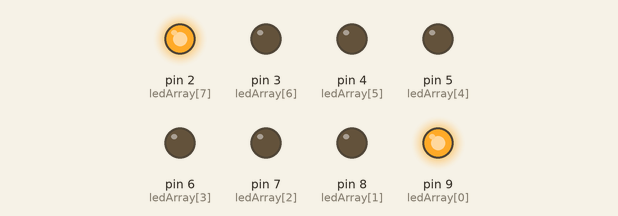
A sketch run on a simulated Arduino Uno, built with avr-gcc and run on an emulated ATmega328P. Parts: output pins drawn as LEDs (lit = HIGH).

Above: at 0.2 s.
At 1.2 s:
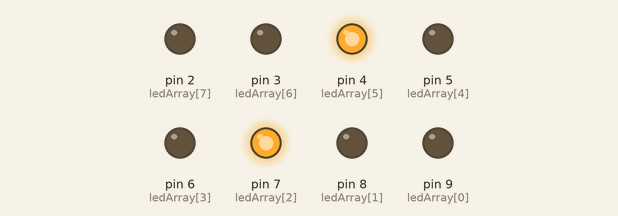
At 2.7 s:
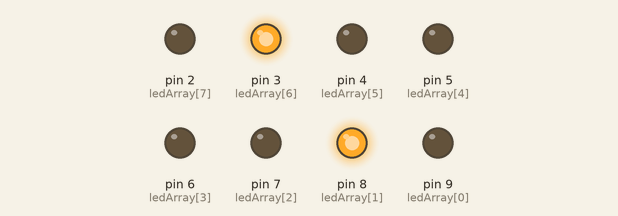
At 3.7 s:
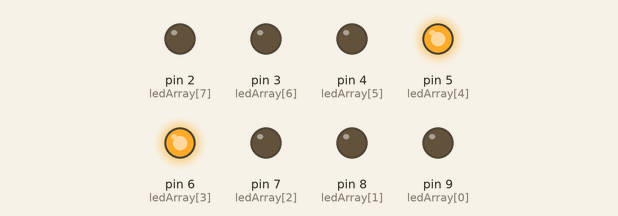
Timing chart, 0 to 4.6 s (numbered marks = the images above):
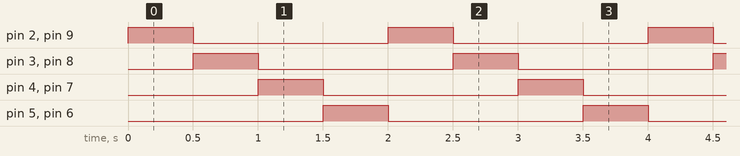

The sketch:

Act1Part1c.ino
```cpp
#include <Arduino.h>

const int ledCount = 8;
int ledArray[ledCount] = {9, 8, 7, 6, 5, 4, 3, 2};

void setup() {
  for (int i = 0; i < ledCount; i++) {
    pinMode(ledArray[i], OUTPUT);

  }

}

void loop() {
  for (int i = 0; i < ledCount/2; i++) {
    digitalWrite(ledArray[i], HIGH);
    digitalWrite(ledArray[ledCount-i-1], HIGH);

    delay(500);

    digitalWrite(ledArray[i], LOW);
    digitalWrite(ledArray[ledCount-i-1],LOW);

  }

}
```

Measured:
- by itself, pin 2 (ledArray[7]), pin 3 (ledArray[6]), pin 4 (ledArray[5]), pin 5 (ledArray[4]), pin 6 (ledArray[3]), pin 7 (ledArray[2]), pin 8 (ledArray[1]), pin 9 (ledArray[0]): alternates HIGH for 0.50 s and LOW for 1.5 s
- by itself, everything shown: repeats every 2.0 s, in 5 steps
